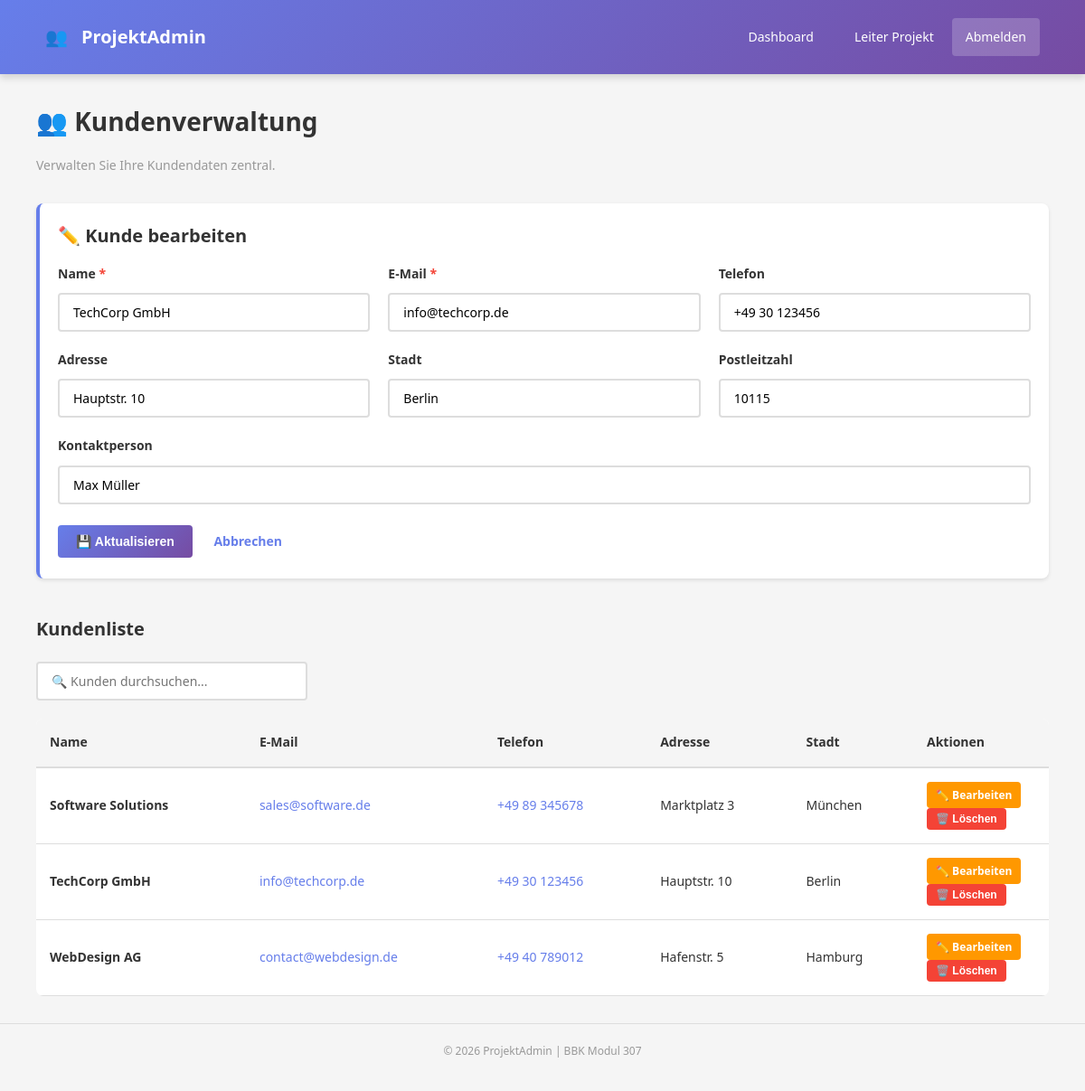
The page /pages/manage_permissions.php?edit=1 (signed in) on the database its author committed.
### tables this page shows
CREATE TABLE IF NOT EXISTS customers (
    id INT PRIMARY KEY AUTO_INCREMENT,
    name VARCHAR(150) NOT NULL,
    email VARCHAR(100) NOT NULL,
    phone VARCHAR(20),
    address VARCHAR(255),
    city VARCHAR(100),
    postal_code VARCHAR(10),
    contact_person VARCHAR(150),
    created_at TIMESTAMP DEFAULT CURRENT_TIMESTAMP,
    updated_at TIMESTAMP DEFAULT CURRENT_TIMESTAMP ON UPDATE CURRENT_TIMESTAMP,
    INDEX idx_name (name),
    INDEX idx_email (email)
);

### pages/manage_permissions.php (the view, shortened to what this page needs)
<?php
require '../config.php';
try {
    $stmt = $pdo->query('SELECT * FROM customers ORDER BY name');
    $customers = $stmt->fetchAll();
} catch (Exception $e) {
    $customers = [];
    $error = 'Fehler beim Laden: ' . $e->getMessage();
}
$editCustomer = null;
if (isset($_GET['edit'])) {
    $id = (int)$_GET['edit'];
    $stmt = $pdo->prepare('SELECT * FROM customers WHERE id = ?');
    $stmt->execute([$id]);
    $editCustomer = $stmt->fetch();
}
?>
<!DOCTYPE html>
<html lang="de">
<head>
    <link rel="stylesheet" href="../css/style.css">
    <link rel="stylesheet" href="../css/responsive.css">
</head>
<body>
    <div class="wrapper">
        <nav class="navbar">
            <div class="container">
                <div class="navbar-brand">
                    <span>👥</span>
                    <span><?php echo APP_NAME; ?></span>
                </div>
                <div class="navbar-menu">
                    <a href="../dashboard.php">Dashboard</a>
                    <div class="user-info">
                        <span><?php echo htmlspecialchars($_SESSION['user_name']); ?></span>
                        <a href="../logout.php" class="logout-btn">Abmelden</a>
                    </div>
                </div>
            </div>
        </nav>
        <main>
            <div class="container">
                <h1>👥 Kundenverwaltung</h1>
                <p style="color: var(--gray-color); margin-bottom: var(--spacing-xl);">Verwalten Sie Ihre Kundendaten zentral.</p>
                <div class="form-section">
                    <h2><?php echo $editCustomer ? '✏️ Kunde bearbeiten' : '➕ Neuer Kunde'; ?></h2>
                    <form method="POST" class="needs-validation" id="customer-form">
                        <div class="form-row">
                            <div class="form-group">
                                <label for="name">Name <span style="color: var(--danger-color);">*</span></label>
                                <input type="text" name="name" id="name" required minlength="3" maxlength="150"
                                       value="<?php echo $editCustomer['name'] ?? ''; ?>">
                            </div>
                            <div class="form-group">
                                <label for="email">E-Mail <span style="color: var(--danger-color);">*</span></label>
                                <input type="email" name="email" id="email" required
                                       value="<?php echo $editCustomer['email'] ?? ''; ?>">
                            </div>
                            <div class="form-group">
                                <label for="phone">Telefon</label>
                                <input type="tel" name="phone" id="phone"
                                       value="<?php echo $editCustomer['phone'] ?? ''; ?>"
                                       placeholder="+49 30 123456">
                            </div>
                        </div>
                        <div class="form-row">
                            <div class="form-group">
                                <label for="address">Adresse</label>
                                <input type="text" name="address" id="address"
                                       value="<?php echo $editCustomer['address'] ?? ''; ?>">
                            </div>
                            <div class="form-group">
                                <label for="city">Stadt</label>
                                <input type="text" name="city" id="city"
                                       value="<?php echo $editCustomer['city'] ?? ''; ?>">
                            </div>
                            <div class="form-group">
                                <label for="postal_code">Postleitzahl</label>
                                <input type="text" name="postal_code" id="postal_code" maxlength="10"
                                       value="<?php echo $editCustomer['postal_code'] ?? ''; ?>">
                            </div>
                        </div>
                        <div class="form-group">
                            <label for="contact_person">Kontaktperson</label>
                            <input type="text" name="contact_person" id="contact_person"
                                   value="<?php echo $editCustomer['contact_person'] ?? ''; ?>">
                        </div>
                        <button type="submit" class="btn btn-primary">
                            <?php echo $editCustomer ? '💾 Aktualisieren' : '✅ Hinzufügen'; ?>
                        </button>
                        <?php if ($editCustomer): ?>
                            <a href="manage_customers.php" class="btn btn-secondary">Abbrechen</a>
                        <?php endif; ?>
                    </form>
                </div>
                <h2 style="margin-top: var(--spacing-2xl); margin-bottom: var(--spacing-lg);">Kundenliste</h2>
                <input type="text" id="customer-search" data-table-search="customers-table"
                       placeholder="🔍 Kunden durchsuchen..." style="max-width: 300px; margin-bottom: var(--spacing-lg);">
                <div class="table-responsive">
                    <table id="customers-table" class="card">
                        <thead>
                            <tr>
                                <th>Name</th>
                                <th>E-Mail</th>
                                <th>Telefon</th>
                                <th>Adresse</th>
                                <th>Stadt</th>
                                <th style="width: 150px;">Aktionen</th>
                            </tr>
                        </thead>
                        <tbody>
                            <?php foreach ($customers as $customer): ?>
                                <tr>
                                    <td><strong><?php echo htmlspecialchars($customer['name']); ?></strong></td>
                                    <td><a href="mailto:<?php echo htmlspecialchars($customer['email']); ?>"><?php echo htmlspecialchars($customer['email']); ?></a></td>
                                    <td><a href="tel:<?php echo htmlspecialchars($customer['phone']); ?>"><?php echo htmlspecialchars($customer['phone']); ?></a></td>
                                    <td><?php echo htmlspecialchars($customer['address']); ?></td>
                                    <td><?php echo htmlspecialchars($customer['city']); ?></td>
                                    <td>
                                        <a href="?edit=<?php echo $customer['id']; ?>" class="btn btn-warning btn-small">✏️ Bearbeiten</a>
                                        <form method="POST" style="display:inline;">
                                            <button type="submit" class="btn btn-danger btn-small"
                                                    onclick="return confirmDelete('diesen Kunden');">🗑️ Löschen</button>
                                        </form>
                                    </td>
                                </tr>
                            <?php endforeach; ?>
                        </tbody>
                    </table>
                </div>
            </div>
        </main>
        <footer>
            <p>&copy; 2026 <?php echo APP_NAME; ?> | BBK Modul 307</p>
        </footer>
    </div>
</body>
</html>

### css/style.css (style rules this page uses)
* { margin: 0; padding: 0; box-sizing: border-box; }
:root { --primary-color: #667eea; --primary-dark: #5568d3; --secondary-color: #764ba2; --success-color: #4CAF50; --danger-color: #f44336; --warning-color: #ff9800; --info-color: #2196F3; --light-color: #f5f5f5; --dark-color: #333; --gray-color: #999; --border-color: #ddd; --spacing-xs: 5px; --spacing-sm: 10px; --spacing-md: 15px; --spacing-lg: 20px; --spacing-xl: 30px; --spacing-2xl: 40px; --font-family: 'Segoe UI', Tahoma, Geneva, Verdana, sans-serif; --font-size-base: 14px; --font-size-lg: 16px; --font-size-xl: 20px; --font-size-2xl: 28px; --shadow-sm: 0 2px 4px rgba(0,0,0,0.1); --shadow-md: 0 4px 8px rgba(0,0,0,0.15); --shadow-lg: 0 8px 16px rgba(0,0,0,0.2); --radius-sm: 4px; --radius-md: 8px; --radius-lg: 12px; }
html { font-size: 16px; scroll-behavior: smooth; }
body { font-family: var(--font-family); font-size: var(--font-size-base); color: var(--dark-color); background: var(--light-color); line-height: 1.6; }
h1, h2, h3, h4, h5, h6 { font-weight: 600; margin-bottom: var(--spacing-md); color: var(--dark-color); }
h1 { font-size: var(--font-size-2xl); }
h2 { font-size: var(--font-size-xl); }
p { margin-bottom: var(--spacing-md); }
a { color: var(--primary-color); text-decoration: none; transition: color 0.3s ease; }
.container { max-width: 1200px; margin: 0 auto; padding: 0 var(--spacing-lg); }
.wrapper { display: flex; min-height: 100vh; flex-direction: column; }
main { flex: 1; padding: var(--spacing-xl) var(--spacing-lg); }
footer { background: var(--light-color); padding: var(--spacing-lg); text-align: center; color: var(--gray-color); font-size: 12px; border-top: 1px solid var(--border-color); }
.navbar { background: linear-gradient(135deg, #667eea 0%, #764ba2 100%); color: white; padding: var(--spacing-lg) var(--spacing-xl); box-shadow: var(--shadow-md); position: sticky; top: 0; z-index: 100; }
.navbar .container { display: flex; justify-content: space-between; align-items: center; }
.navbar-brand { font-size: var(--font-size-xl); font-weight: 700; display: flex; align-items: center; gap: var(--spacing-md); }
.navbar-menu { display: flex; gap: var(--spacing-xl); align-items: center; }
.navbar-menu a { color: white; padding: var(--spacing-sm) var(--spacing-md); border-radius: var(--radius-sm); transition: background 0.3s ease; }
.user-info { display: flex; align-items: center; gap: var(--spacing-lg); }
.logout-btn { background: rgba(255, 255, 255, 0.2); padding: var(--spacing-sm) var(--spacing-md); border-radius: var(--radius-sm); color: white !important; }
.form-group { margin-bottom: var(--spacing-lg); }
label { display: block; margin-bottom: var(--spacing-sm); font-weight: 600; color: var(--dark-color); }
input, select, textarea { width: 100%; padding: var(--spacing-sm) var(--spacing-md); border: 2px solid var(--border-color); border-radius: var(--radius-sm); font-family: var(--font-family); font-size: var(--font-size-base); transition: all 0.3s ease; background: white; }
.form-row { display: grid; grid-template-columns: repeat(auto-fit, minmax(280px, 1fr)); gap: var(--spacing-lg); }
.form-section { background: white; padding: var(--spacing-lg); border-radius: var(--radius-md); margin-bottom: var(--spacing-lg); box-shadow: var(--shadow-sm); border-left: 4px solid var(--primary-color); }
button, .btn { padding: var(--spacing-sm) var(--spacing-lg); border: none; border-radius: var(--radius-sm); font-size: var(--font-size-base); font-weight: 600; cursor: pointer; transition: all 0.3s ease; display: inline-flex; align-items: center; gap: var(--spacing-sm); }
.btn-primary { background: linear-gradient(135deg, #667eea 0%, #764ba2 100%); color: white; }
.btn-danger { background: var(--danger-color); color: white; }
.btn-warning { background: var(--warning-color); color: white; }
.btn-small { padding: 5px 10px; font-size: 12px; }
table { width: 100%; border-collapse: collapse; background: white; border-radius: var(--radius-md); overflow: hidden; }
thead { background: var(--light-color); }
th { padding: var(--spacing-md); text-align: left; font-weight: 600; border-bottom: 2px solid var(--border-color); }
td { padding: var(--spacing-md); border-bottom: 1px solid var(--border-color); }
.table-responsive { overflow-x: auto; }

### rows shown on the page
customers: name "TechCorp GmbH", email "info@techcorp.de", phone "+49 30 123456", address "Hauptstr. 10", city "Berlin", postal_code "10115", contact_person "Max Müller"
customers: name "Software Solutions", email "sales@software.de", phone "+49 89 345678", address "Marktplatz 3", city "München"
customers: name "WebDesign AG", email "contact@webdesign.de", phone "+49 40 789012", address "Hafenstr. 5", city "Hamburg"

### other values the page prints
APP_NAME "ProjektAdmin"
$_SESSION['user_name'] "Leiter Projekt"
